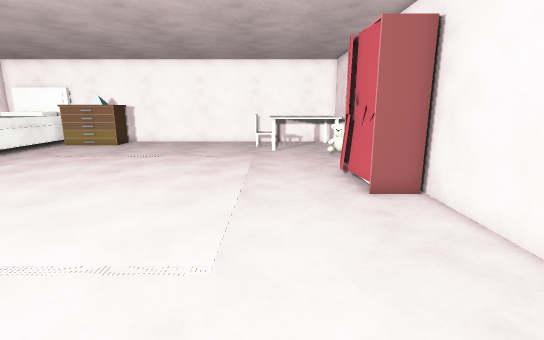
[1] (above)

17 first-person views from a walk through a Unity game level. The camera is 1.3 m above the floor, tilts 12° down and sees 85° across. The floor is counted in squares, 0.5 m on a side. Each view is taken from the middle of a square. On the plan, view 1 faces up. The plan holds only what a view shows up to about 19 squares ahead; the rest is blank. The place goes on beyond the plan. The player character is not drawn. Door leaves are left out, so doorways stand open. Some surface patterns are stand-ins.

[2]
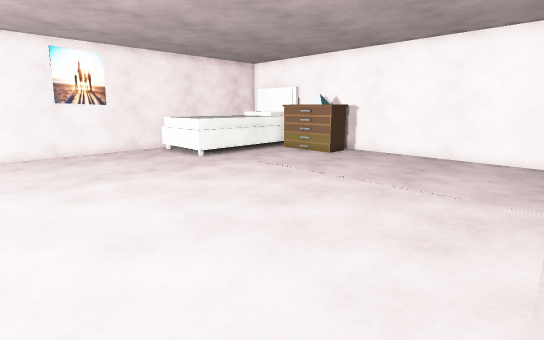

[3]
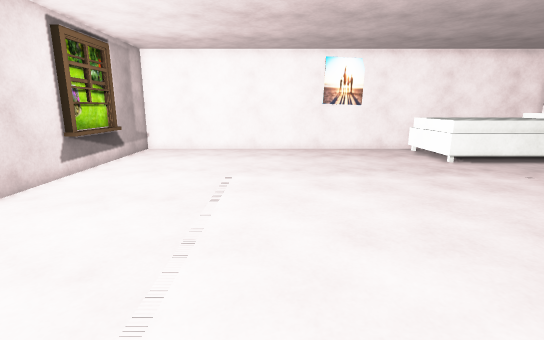

[4]
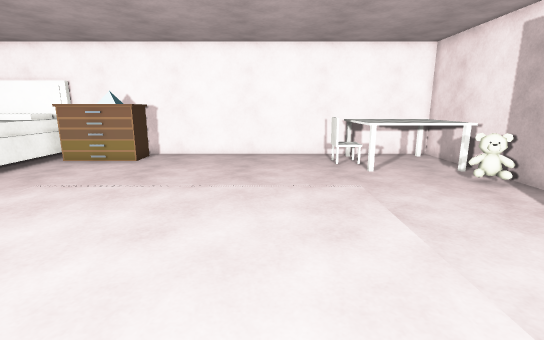

[5]
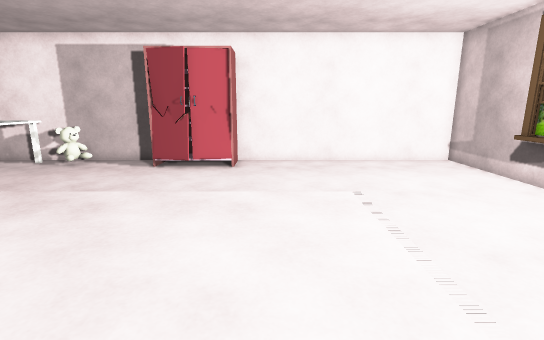

[6]
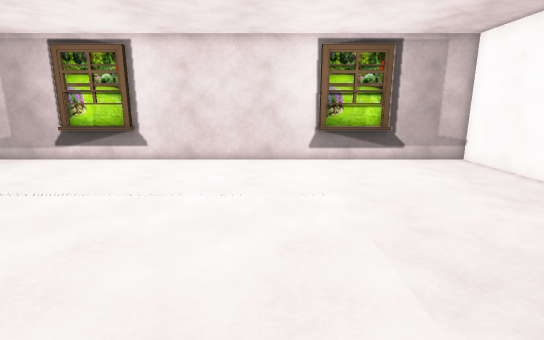

[7]
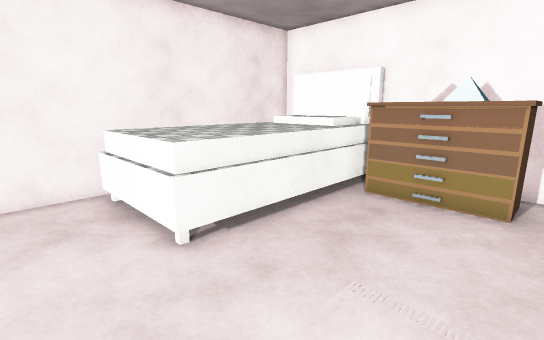

[8]
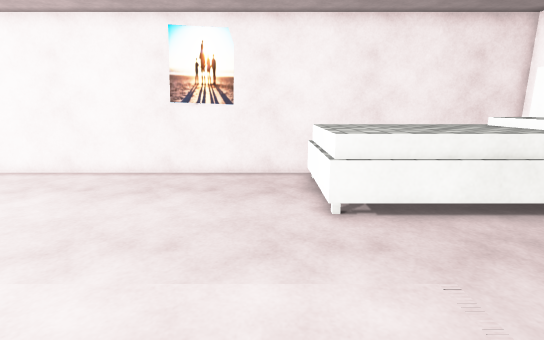

[9]
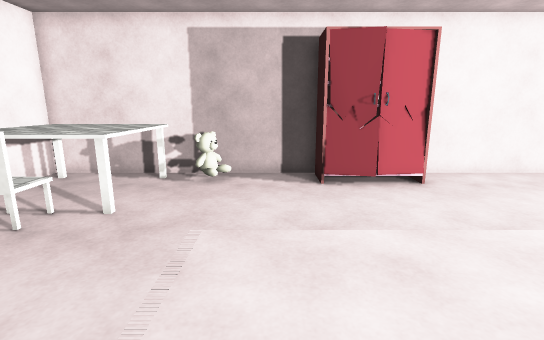

[10]
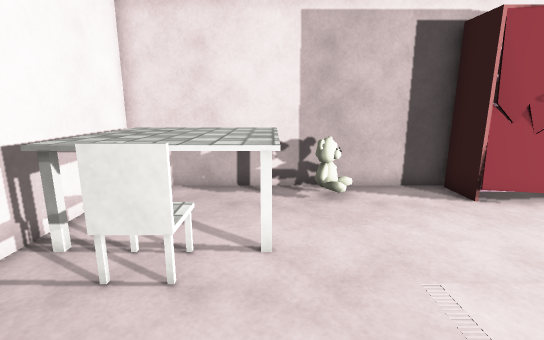

[11]
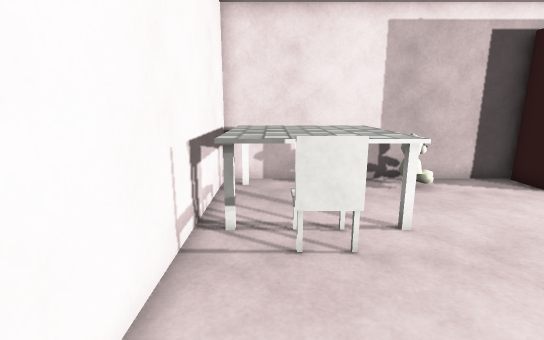

[12]
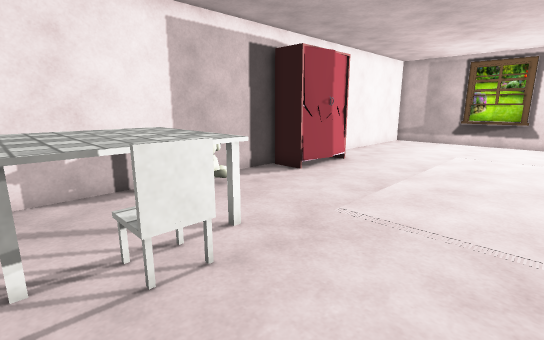

[13]
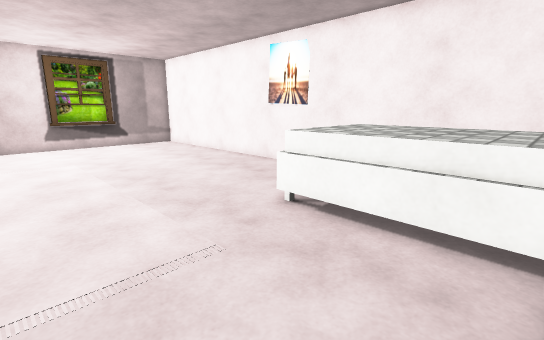

[14]
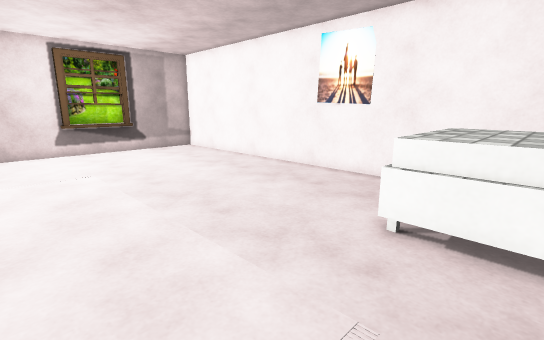

[15]
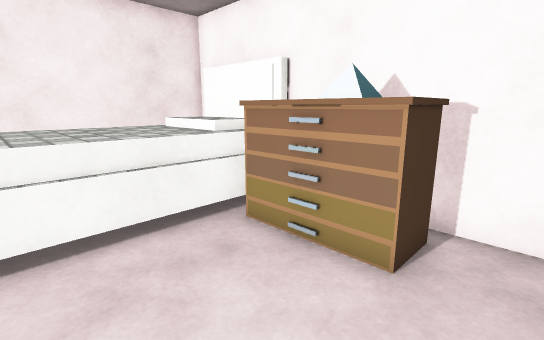

[16]
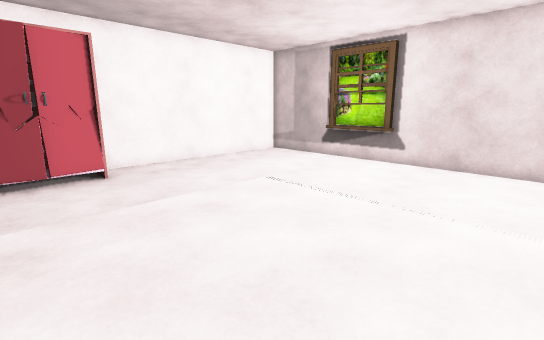

[17]
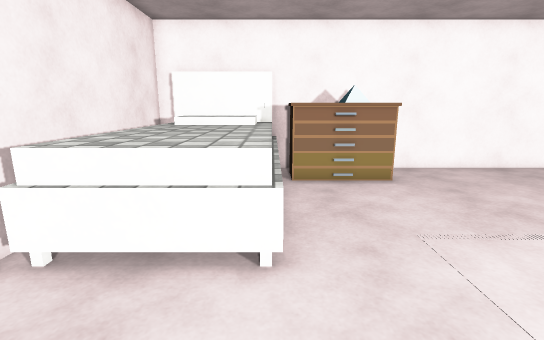

### Floor plan
Points are (right, up) in squares from view 1. A wall is a line through its corners. A room is listed if a view was taken in it or the views show most of it. See-through windows are left out.
Room 1 (views 1, 2, 3, 4, 5, 6, 7, 8, 9, 10, 11, 12, 13, 14, 15, 16, 17)
walls: (2.8, 11.4) (3, 12.2); (3.1, 8.8) (3, 9.6); (4.7, 12) (4.7, 22.7) (-15.1, 22.7); (-3.1, -1.6) (0.4, -1.6); (-15.8, -1.6) (-12.3, -1.6); (-19, 22.7) (-19.7, 22.7) (-19.7, -1.9) (4.7, -1.9) (4.7, 9.1)
ways out: open door at (4, 2.5)
objects: other object (-19, 14) to (-15, 22); closet (-14, 20) to (-11, 22); other object (-1, 18) to (4, 22); other object (3, 10); other object (3, 11); other object (3, 16) to (4, 17); closet (4, 9) to (4, 12)

Positions as (right, up) in squares from view 1, and headings:
1: (0, 0), facing up
2: (-1, 6), facing up-left
3: (-1, 6), facing left
4: (-4, 6), facing up
5: (-10, 7), facing right
6: (-10, 13), facing down
7: (-10, 12), facing up-left
8: (-8, 13), facing left
9: (-7, 14), facing right
10: (-5, 18), facing right
11: (-6, 21), facing right
12: (-5, 22), facing down-right
13: (-9, 20), facing down-left
14: (-9, 17), facing down-left
15: (-9, 16), facing up-left
16: (-9, 12), facing down-right
17: (-15, 10), facing up
